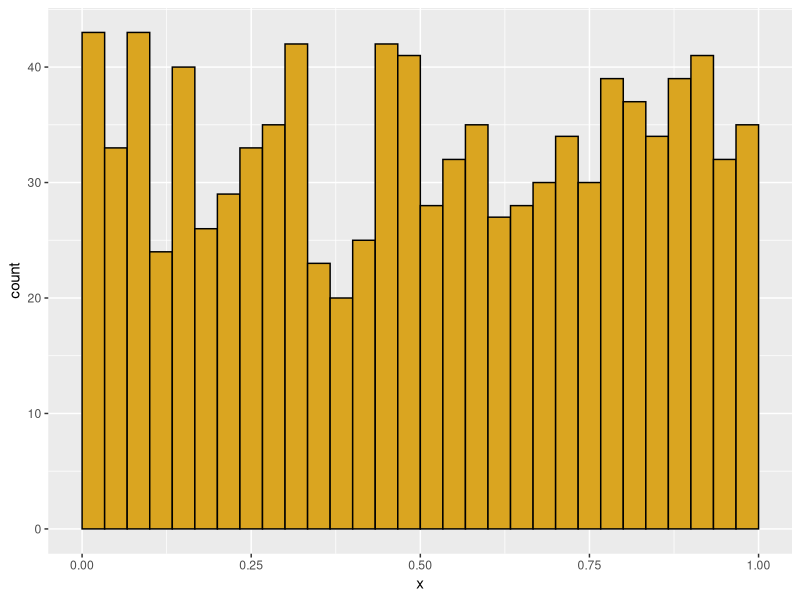
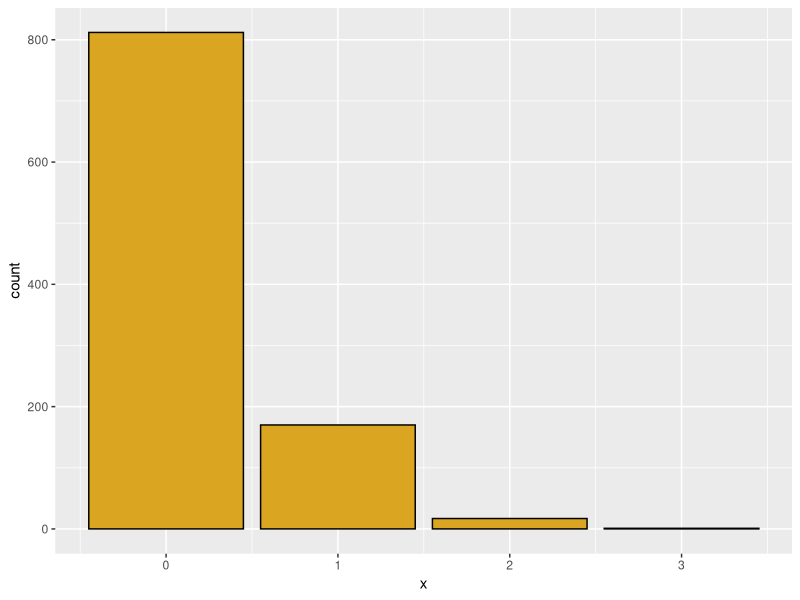
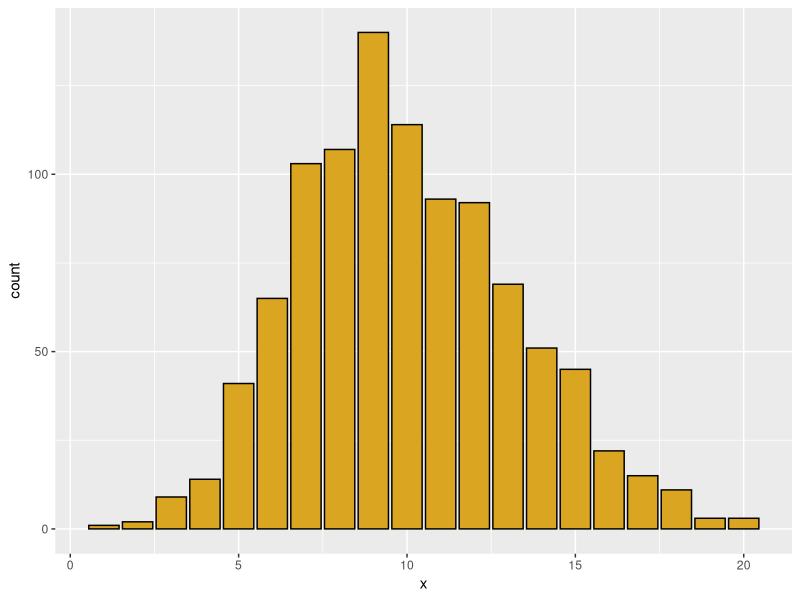
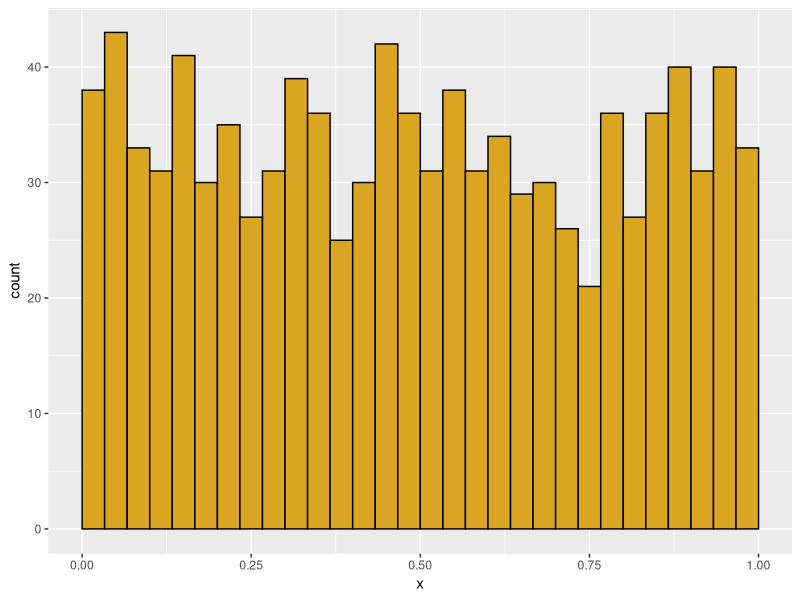
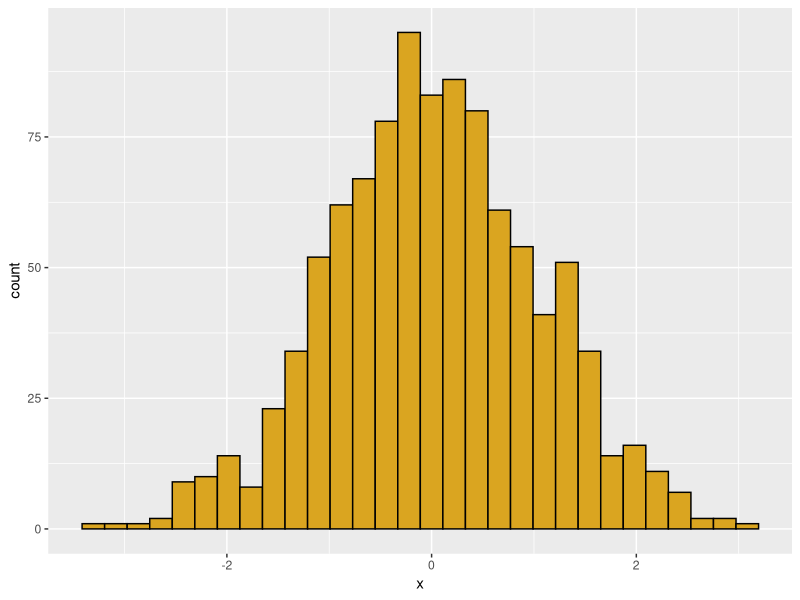
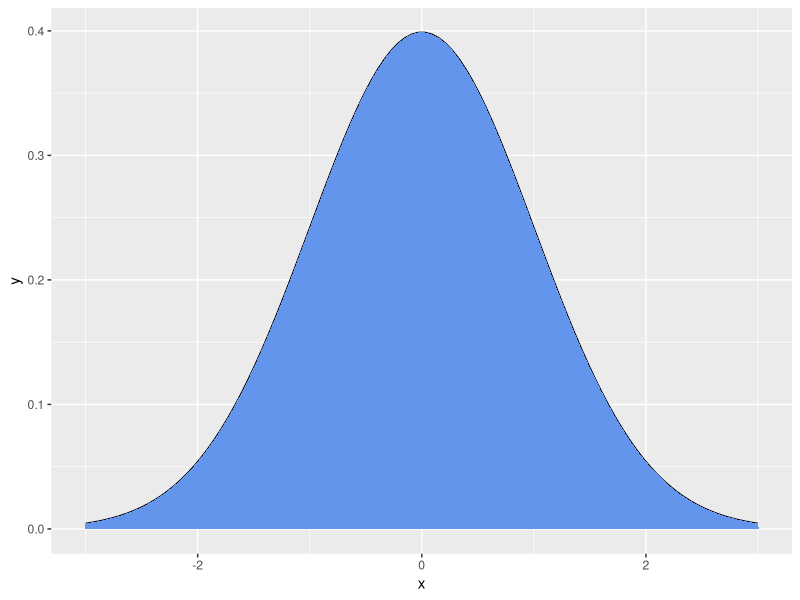
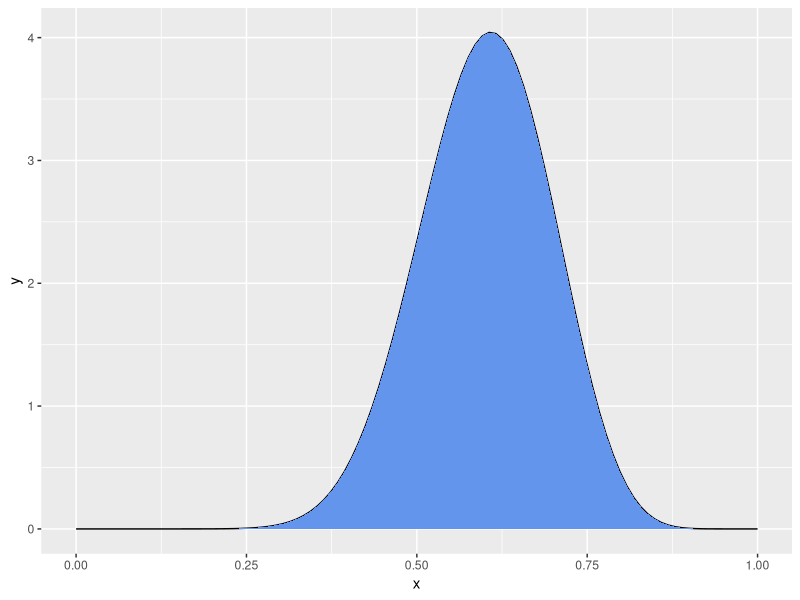
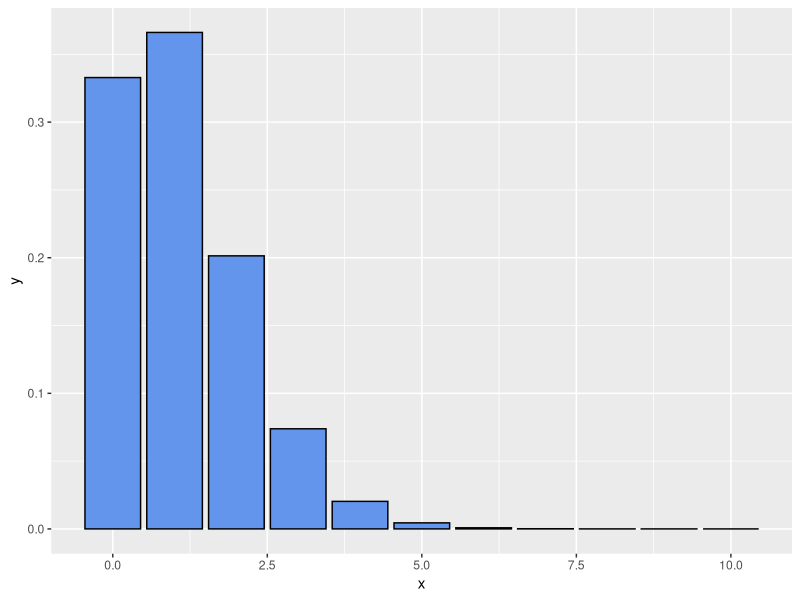

The R script that drew these images, in order:
# playing with probability distributions in R
# C Forman
# 21 April 2026

########################################################

############################
# Function: my_histo
# Purpose: creates a ggplot histogram
# Requires: ggplot
# Input: x = a numeric vector
#        data_type= "cont" or "disc"
# Output: a ggplot histogram
############################
library(ggplot2)
my_histo <- function(x=NULL,data_type="cont") { # If you don't include x var it won't run
  if(is.null(x)) x=runif(1000)
  df <- data.frame(x=x) 

# if data are continuous bounded (0,1), adjust bins for histogram  
  if (data_type=="cont" & min(df$x) > 0 & max(df$x) < 1) {
  p1 <- ggplot(data=df) +
    aes(x=x) +
    geom_histogram(boundary=0,
                   binwidth=1/30,
                   color="black",
                   fill="goldenrod") +
    scale_x_continuous(limits=c(0,1))}  

  
# if data are continuous, but not bounded (0,1), use
# ggplot default bins
  if (data_type=="cont" & (min(df$x) < 0 | max(df$x) > 1)) {
  p1 <- ggplot(data=df) +
    aes(x=x) +
    geom_histogram(color="black",
                   fill="goldenrod")}

     
  

# if data are discrete integers, 
#  use geom_bar to create a histogram
if (data_type=="disc") {
  p1 <- ggplot(data=df) + 
    aes(x=x) +
    geom_bar(color="black",fill="goldenrod") }
  
print(p1)
} 
my_histo()
my_histo(data_type="disc",x=rpois(1000,lambda=0.2)) # You have 1000 calls with lambda=0.2
my_histo(data_type="disc",x=rpois(1000,lambda=10)) # Shifting lambda pushes closer to normal
my_histo(data_type="cont",x=runif(1000))
my_histo(data_type="cont",x=rnorm(n=1000,mean=0,sd=1))
############################
# Function: my_pdf
# Purpose: creates a ggplot probability density function
# Requires: ggplot
# Input: x = a numeric vector of x values
#        y = pdf values calculated for each value of x
#        data_type= "cont" or "disc"
# Output: a ggplot pdf
############################
my_pdf <- function(x=NULL,y=NULL,data_type="cont") {
  if(is.null(x) | is.null(y)) {
    x=seq(from=-3,to=3,length.out=100)
    y=dnorm(x) }
  
    df <- data.frame(x=x,y=y) 
    
    # for continuous distributions, 
    # plot the line for the pdf
    if(data_type=="cont") {
      p1 <- ggplot(data=df) +
        aes(x=x,y=y) +
      geom_line() +
        geom_area(fill = "cornflower blue") } 
    
    # for discrete distributions,
    # plot a bar for the probability at each value
    if (data_type=="disc") {
      p1 <- ggplot(data=df) + 
        aes(x=x,y=y) +
        geom_col(color="black",fill="cornflower blue") }
    print(p1)
}
my_pdf()
my_x=seq(from=0,to=1,length.out=100)
my_pdf(x=my_x,y=dbeta(x=my_x,shape1=15,shape2=10)) # Beta distribution with shape1 of 15 and shape2 of 10
my_pdf(x=0:10,y=dpois(x=0:10,lambda=1.1),data_type="disc") #0-10 discrete with lambda of 1.1

library(MASS)

hits <- 0:10
myVec <- dpois(x=hits, lambda = 1)
myVec # Number 1 probability of having 0 events, Number 2 is probability of 1 event and so on

my_pdf(x = hits, y = myVec, data_type = "disc")


data <- c(100, 100, 104, 99)
z <- fitdistr(data, "normal")
z

hist(rnorm(n = 1000, mean = 100.75, sd = 1.9))

# frog data
frog_data <- c(20.15, 26.3, 27.5, 22.9, 27.8, 26.2)
frog_data

# fit normal frog data
z <- fitdistr(frog_data, "normal")
print(z)

x <- 1:100

frog_density <- dnorm(x = x, mean = 26.8, sd = 2.18)

qplot(x, frog_density, geom="line")

z <- fitdistr(frog_data, "gamma")
z

# gamma density
frog_gamma <- dgamma(x, shape = 147.2, rate = 5.5)

qplot(x, frog_gamma, geom="line")

# introducing outlier to add skewness
newFrogData <- c(frog_data, 0.05)
z <- fitdistr(newFrogData, "gamma")
z

# gamma density
frog_gamma <- dgamma(x, shape = 0.8, rate = .035)
qplot(x, frog_gamma, geom="line")
